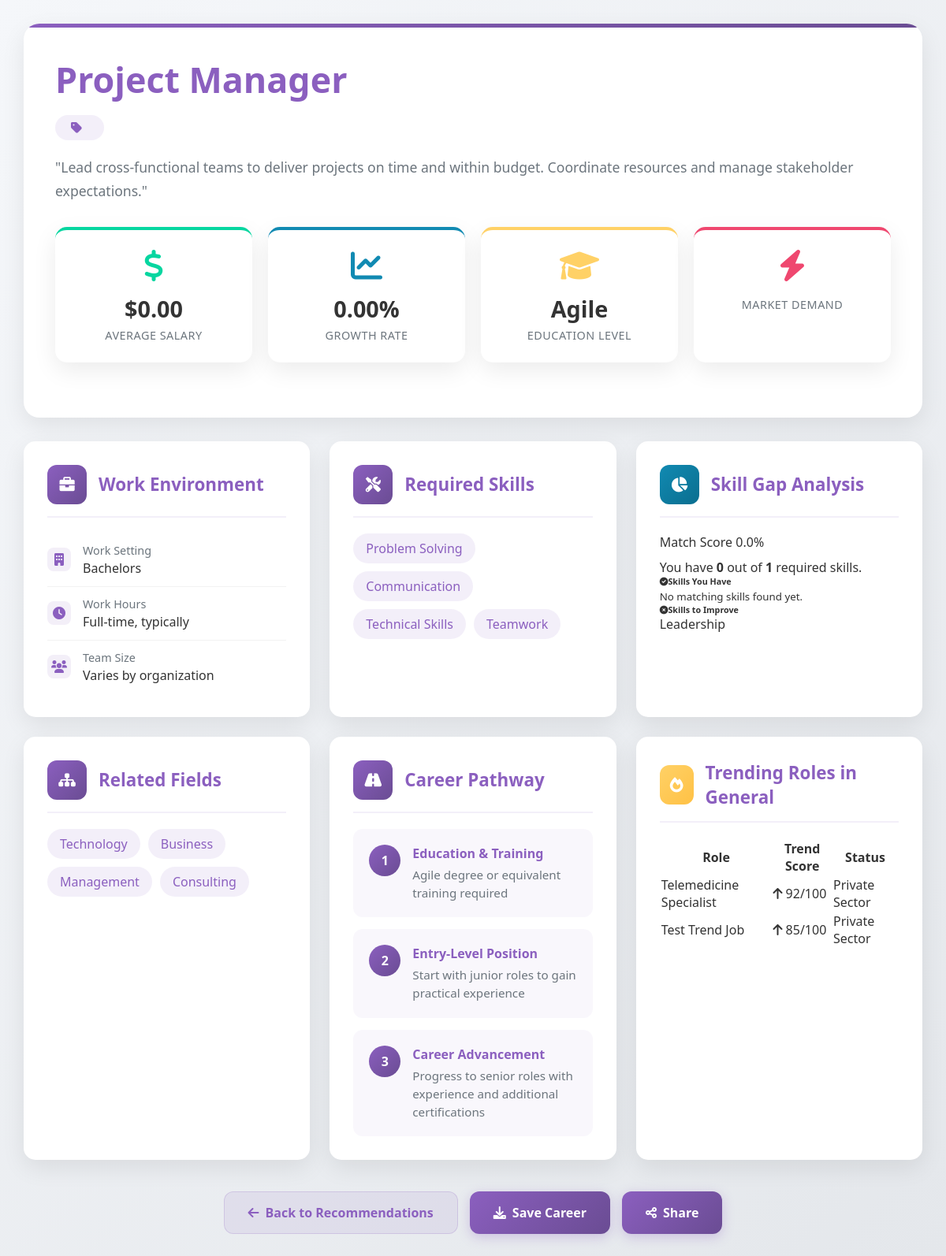
Page /career/16/ (signed in) on the committed database.
### ai_recommender/models.py (models this page shows, shortened)
class Career(models.Model):
    title = models.CharField(max_length=200)
    description = models.TextField()
    required_skills = models.TextField()
    education_required = models.CharField(max_length=100)
    average_salary = models.DecimalField(max_digits=10, decimal_places=2)
    job_growth_rate = models.DecimalField(max_digits=5, decimal_places=2)
    work_environment = models.TextField()
    related_fields = models.TextField(blank=True)
    domain = models.CharField(max_length=100, default="General", db_index=True)  # New Field for Domain Awareness
    ai_weight = models.FloatField(default=1.0, help_text="Weightage for AI recommendation priority")
    future_scope = models.TextField(blank=True, help_text="Details about future prospects")
    salary_range = models.CharField(max_length=100, blank=True, help_text="e.g. $50k - $80k")
    interests = models.TextField(blank=True, help_text="Comma-separated interests suitable for this career")
    created_at = models.DateTimeField(auto_now_add=True)

class TrendingJob(models.Model):
    STATUS_CHOICES = [
        ('DRAFT', 'Draft'),
        ('ACTIVE', 'Active'),
        ('EXPIRED', 'Expired'),
    ]
    INDUSTRY_CHOICES = [
        ('PRIVATE', 'Private Sector'),
        ('GOVT', 'Government & PSU'),
        ('STARTUP', 'Startup & Innovation'),
        ('FREELANCE', 'Freelance & Gig Economy'),
    ]
    job_title = models.CharField(max_length=200)
    domain = models.CharField(max_length=100, help_text="Matches Career Domain (e.g. Medical, Engineering)")
    sub_domain = models.CharField(max_length=100, blank=True)
    required_skills = models.TextField(help_text="Comma-separated skills")
    education_required = models.CharField(max_length=200, blank=True)
    industry_type = models.CharField(max_length=20, choices=INDUSTRY_CHOICES, default='PRIVATE')
    trend_reason = models.TextField(help_text="Why is this trending? (e.g. AI Boom, Policy Change)")
    trend_score = models.IntegerField(default=50, help_text="1-100 Score for sorting priority")
    source = models.CharField(max_length=50, default="Manual", help_text="Manual or AI-Suggested")
    status = models.CharField(max_length=10, choices=STATUS_CHOICES, default='DRAFT')
    created_at = models.DateTimeField(auto_now_add=True)
    updated_at = models.DateTimeField(auto_now=True)

### ai_recommender/views.py (the view)
# urls.py: path('career/<int:career_id>/', views.career_detail, name='career_detail'),
@login_required
def career_detail(request, career_id):
    career = get_object_or_404(Career, pk=career_id)
    profile = request.user.userprofile
    skill_analysis = analyze_skill_gap(profile, career)
    trending_jobs = get_trending_jobs(domain=career.domain)
    context = {
        'career': career,
        'skill_analysis': skill_analysis,
        'trending_jobs': trending_jobs
    }
    return render(request, 'career_detail.html', context)

### ai_recommender/services.py (called while the page is built)
def get_trending_jobs(domain, user_profile=None):
    query = TrendingJob.objects.filter(status='ACTIVE')
    if domain and domain != 'General':
        query = query.filter(domain__icontains=domain)
    trending_list = query.order_by('-trend_score')[:5]  # Top 5
    results = []
    for job in trending_list:
        results.append({
            'title': job.job_title,
            'source': job.source,
            'reason': job.trend_reason,
            'skills': job.required_skills,
            'industry': job.get_industry_type_display(),
            'score': job.trend_score
        })
    return results

### ai_recommender/templates/career_detail.html (shortened to what this page needs)
{% load static %}
{% include "logo.html" %}
<!DOCTYPE html>
<html lang="en">
<head>
    <link href="https://cdnjs.cloudflare.com/ajax/libs/font-awesome/6.0.0/css/all.min.css" rel="stylesheet">
</head>
<body>
    <div class="container">
        {% if error %}
            <div class="error">
                <i class="fas fa-exclamation-triangle"></i>
                <h3>Career Not Found</h3>
                <p>{{ error }}</p>
                <div class="action-buttons">
                    <a href="{% url 'career_recommendations' %}" class="action-btn primary">
                        <i class="fas fa-arrow-left"></i> Back to Recommendations
                    </a>
                </div>
            </div>
        {% else %}
            <div class="career-header">
                <h1 class="career-title">{{ career.title }}</h1>
                <div class="career-category">
                    <i class="fas fa-tag"></i>
                </div>
                <p class="career-description">
                    {{ career.description }}
                </p>
                <div class="stats-grid">
                    <div class="stat-card salary">
                        <i class="fas fa-dollar-sign stat-icon"></i>
                        <div class="stat-value">${{ career.average_salary }}</div>
                        <div class="stat-label">Average Salary</div>
                    </div>
                    <div class="stat-card growth">
                        <i class="fas fa-chart-line stat-icon"></i>
                        <div class="stat-value">{{ career.job_growth_rate }}%</div>
                        <div class="stat-label">Growth Rate</div>
                    </div>
                    <div class="stat-card education">
                        <i class="fas fa-graduation-cap stat-icon"></i>
                        <div class="stat-value">{{ career.education_required }}</div>
                        <div class="stat-label">Education Level</div>
                    </div>
                    <div class="stat-card demand">
                        <i class="fas fa-bolt stat-icon"></i>
                        <div class="stat-label">Market Demand</div>
                    </div>
                </div>
            </div>
            <div class="details-grid">
                <div class="detail-section">
                    <div class="section-header">
                        <div class="section-icon">
                            <i class="fas fa-briefcase"></i>
                        </div>
                        <h3 class="section-title">Work Environment</h3>
                    </div>
                    <div class="info-list">
                        <div class="info-item">
                            <div class="info-icon">
                                <i class="fas fa-building"></i>
                            </div>
                            <div class="info-content">
                                <div class="info-label">Work Setting</div>
                                <div class="info-value">{{ career.work_environment }}</div>
                            </div>
                        </div>
                        <div class="info-item">
                            <div class="info-icon">
                                <i class="fas fa-clock"></i>
                            </div>
                            <div class="info-content">
                                <div class="info-label">Work Hours</div>
                                <div class="info-value">{{ career.work_hours|default:"Full-time, typically" }}</div>
                            </div>
                        </div>
                        <div class="info-item">
                            <div class="info-icon">
                                <i class="fas fa-users"></i>
                            </div>
                            <div class="info-content">
                                <div class="info-label">Team Size</div>
                                <div class="info-value">{{ career.team_size|default:"Varies by organization" }}</div>
                            </div>
                        </div>
                    </div>
                </div>
                <div class="detail-section">
                    <div class="section-header">
                        <div class="section-icon">
                            <i class="fas fa-tools"></i>
                        </div>
                        <h3 class="section-title">Required Skills</h3>
                    </div>
                    <div class="skills-list">
                        {% if not career.required_skills_list %}
                            <span class="skill-tag">Problem Solving</span>
                            <span class="skill-tag">Communication</span>
                            <span class="skill-tag">Technical Skills</span>
                            <span class="skill-tag">Teamwork</span>
                        {% endif %}
                    </div>
                </div>
                {% if skill_analysis %}
                <div class="detail-section">
                    <div class="section-header">
                        <div class="section-icon" style="background: var(--gradient-info);">
                            <i class="fas fa-chart-pie"></i>
                        </div>
                        <h3 class="section-title">Skill Gap Analysis</h3>
                    </div>
                    <div class="mb-4">
                        <div class="d-flex justify-content-between align-items-center mb-2">
                            <span class="fw-bold">Match Score</span>
                            <span class="badge rounded-pill bg-primary">{{ skill_analysis.match_percentage }}%</span>
                        </div>
                        <div class="progress" style="height: 10px;">
                        </div>
                        <p class="text-muted small mt-2">You have <strong>{{ skill_analysis.have_count }}</strong> out of <strong>{{ skill_analysis.missing_count|add:skill_analysis.have_count }}</strong> required skills.</p>
                    </div>
                    <div class="row">
                        <div class="col-md-6 mb-3">
                            <h6 class="text-success"><i class="fas fa-check-circle me-2"></i>Skills You Have</h6>
                            <div class="d-flex flex-wrap gap-2 mt-2">
                                {% for skill in skill_analysis.have_list %}
                                    <span class="badge bg-success bg-opacity-10 text-success border border-success border-opacity-25">{{ skill }}</span>
                                {% empty %}
                                    <small class="text-muted">No matching skills found yet.</small>
                                {% endfor %}
                            </div>
                        </div>
                        <div class="col-md-6">
                            <h6 class="text-danger"><i class="fas fa-times-circle me-2"></i>Skills to Improve</h6>
                             <div class="d-flex flex-wrap gap-2 mt-2">
                                {% for skill in skill_analysis.missing_list %}
                                    <span class="badge bg-danger bg-opacity-10 text-danger border border-danger border-opacity-25">{{ skill }}</span>
                                {% empty %}
                                    <small class="text-muted">You have all required skills!</small>
                                {% endfor %}
                            </div>
                        </div>
                    </div>
                </div>
                {% endif %}
                <div class="detail-section">
                    <div class="section-header">
                        <div class="section-icon">
                            <i class="fas fa-sitemap"></i>
                        </div>
                        <h3 class="section-title">Related Fields</h3>
                    </div>
                    <div class="skills-list">
                        {% if not career.related_fields_list %}
                            <span class="skill-tag">Technology</span>
                            <span class="skill-tag">Business</span>
                            <span class="skill-tag">Management</span>
                            <span class="skill-tag">Consulting</span>
                        {% endif %}
                    </div>
                </div>
                <div class="detail-section">
                    <div class="section-header">
                        <div class="section-icon">
                            <i class="fas fa-road"></i>
                        </div>
                        <h3 class="section-title">Career Pathway</h3>
                    </div>
                    <div class="pathway-steps">
                        <div class="pathway-step">
                            <div class="step-number">1</div>
                            <div class="step-content">
                                <h4>Education & Training</h4>
                                <p>{{ career.education_required }} degree or equivalent training required</p>
                            </div>
                        </div>
                        <div class="pathway-step">
                            <div class="step-number">2</div>
                            <div class="step-content">
                                <h4>Entry-Level Position</h4>
                                <p>Start with junior roles to gain practical experience</p>
                            </div>
                        </div>
                        <div class="pathway-step">
                            <div class="step-number">3</div>
                            <div class="step-content">
                                <h4>Career Advancement</h4>
                                <p>Progress to senior roles with experience and additional certifications</p>
                            </div>
                        </div>
                    </div>
                </div>
                {% if trending_jobs %}
                <div class="detail-section">
                    <div class="section-header">
                        <div class="section-icon" style="background: var(--gradient-warning);">
                            <i class="fas fa-fire"></i>
                        </div>
                        <h3 class="section-title">Trending Roles in {{ career.domain|default:"this Field" }}</h3>
                    </div>
                    <div class="table-responsive">
                        <table class="table table-hover">
                            <thead>
                                <tr>
                                    <th>Role</th>
                                    <th>Trend Score</th>
                                    <th>Status</th>
                                </tr>
                            </thead>
                            <tbody>
                                {% for job in trending_jobs %}
                                <tr>
                                    <td class="fw-bold">{{ job.title }}</td>
                                    <td>
                                        <div class="d-flex align-items-center">
                                            <i class="fas fa-arrow-up text-success me-2"></i>
                                            {{ job.score }}/100
                                        </div>
                                    </td>
                                    <td><span class="badge bg-soft-primary text-primary">{{ job.industry }}</span></td>
                                </tr>
                                {% endfor %}
                            </tbody>
                        </table>
                    </div>
                </div>
                {% endif %}
            </div>
            <div class="action-buttons">
                <a href="{% url 'career_recommendations' %}" class="action-btn secondary">
                    <i class="fas fa-arrow-left"></i> Back to Recommendations
                </a>
                <a href="#" class="action-btn primary">
                    <i class="fas fa-download"></i> Save Career
                </a>
                <a href="#" class="action-btn primary">
                    <i class="fas fa-share-alt"></i> Share
                </a>
            </div>
        {% endif %}
    </div>
</body>
</html>

### rows in the picture
Career: title "Project Manager", description "\"Lead cross-functional teams to deliver projects on time and within budget. Coordinate resources and manage stakeholder expectations.\"", average_salary "0.00", job_growth_rate "0.00", education_required "Agile", work_environment "Bachelors", required_skills "Leadership", domain "General"
TrendingJob: title "Telemedicine Specialist"
TrendingJob: title "Test Trend Job"

### other values in the picture
{{ career.work_hours|default:"Full-time, typically" }} "Full-time, typically"
{{ career.team_size|default:"Varies by organization" }} "Varies by organization"
{{ skill_analysis.match_percentage }} "0.0"
{{ skill_analysis.have_count }} "0"
{{ skill_analysis.missing_count|add:skill_analysis.have_count }} "1"
{{ job.score }} "92" "85"
{{ job.industry }} "Private Sector" "Private Sector"
